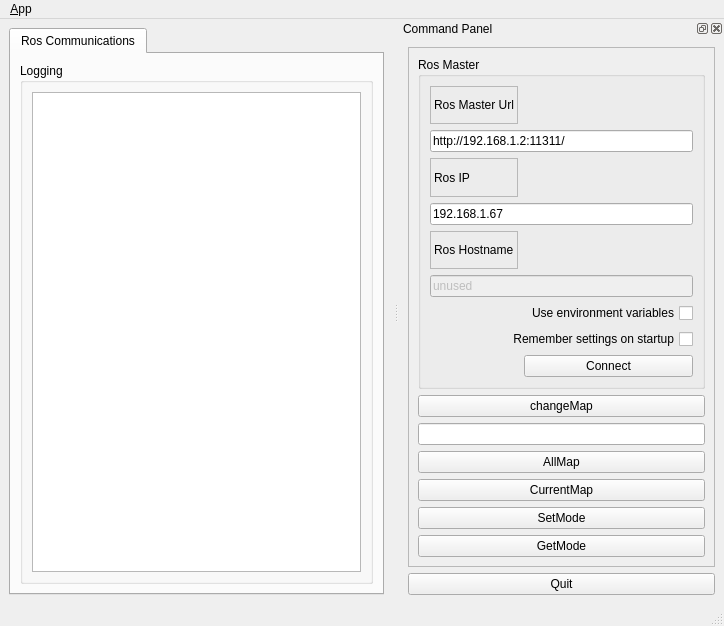
<?xml version="1.0" encoding="UTF-8"?>
<ui version="4.0">
 <class>MainWindowDesign</class>
 <widget class="QMainWindow" name="MainWindowDesign">
  <property name="geometry">
   <rect>
    <x>0</x>
    <y>0</y>
    <width>724</width>
    <height>626</height>
   </rect>
  </property>
  <property name="windowTitle">
   <string>QRosApp</string>
  </property>
  <property name="windowIcon">
   <iconset resource="../resources/images.qrc">
    <normaloff>:/images/icon.png</normaloff>:/images/icon.png</iconset>
  </property>
  <property name="locale">
   <locale language="English" country="Australia"/>
  </property>
  <widget class="QWidget" name="centralwidget">
   <layout class="QHBoxLayout">
    <item>
     <widget class="QTabWidget" name="tab_manager">
      <property name="minimumSize">
       <size>
        <width>100</width>
        <height>0</height>
       </size>
      </property>
      <property name="locale">
       <locale language="English" country="Australia"/>
      </property>
      <property name="currentIndex">
       <number>0</number>
      </property>
      <widget class="QWidget" name="tab_status">
       <attribute name="title">
        <string>Ros Communications</string>
       </attribute>
       <layout class="QVBoxLayout" name="verticalLayout_2">
        <item>
         <widget class="QGroupBox" name="groupBox_12">
          <property name="sizePolicy">
           <sizepolicy hsizetype="MinimumExpanding" vsizetype="Preferred">
            <horstretch>0</horstretch>
            <verstretch>0</verstretch>
           </sizepolicy>
          </property>
          <property name="title">
           <string>Logging</string>
          </property>
          <layout class="QGridLayout" name="gridLayout_3">
           <item row="0" column="0">
            <widget class="QListView" name="view_logging"/>
           </item>
          </layout>
         </widget>
        </item>
       </layout>
      </widget>
     </widget>
    </item>
   </layout>
  </widget>
  <widget class="QMenuBar" name="menubar">
   <property name="geometry">
    <rect>
     <x>0</x>
     <y>0</y>
     <width>724</width>
     <height>19</height>
    </rect>
   </property>
   <widget class="QMenu" name="menu_File">
    <property name="title">
     <string>&amp;App</string>
    </property>
    <addaction name="action_Preferences"/>
    <addaction name="separator"/>
    <addaction name="actionAbout"/>
    <addaction name="actionAbout_Qt"/>
    <addaction name="separator"/>
    <addaction name="action_Quit"/>
   </widget>
   <addaction name="menu_File"/>
  </widget>
  <widget class="QStatusBar" name="statusbar"/>
  <widget class="QDockWidget" name="dock_status">
   <property name="sizePolicy">
    <sizepolicy hsizetype="Minimum" vsizetype="Preferred">
     <horstretch>0</horstretch>
     <verstretch>0</verstretch>
    </sizepolicy>
   </property>
   <property name="minimumSize">
    <size>
     <width>325</width>
     <height>518</height>
    </size>
   </property>
   <property name="allowedAreas">
    <set>Qt::RightDockWidgetArea</set>
   </property>
   <property name="windowTitle">
    <string>Command Panel</string>
   </property>
   <attribute name="dockWidgetArea">
    <number>2</number>
   </attribute>
   <widget class="QWidget" name="dockWidgetContents_2">
    <layout class="QVBoxLayout" name="verticalLayout">
     <item>
      <widget class="QFrame" name="frame">
       <property name="sizePolicy">
        <sizepolicy hsizetype="Minimum" vsizetype="Preferred">
         <horstretch>0</horstretch>
         <verstretch>0</verstretch>
        </sizepolicy>
       </property>
       <property name="frameShape">
        <enum>QFrame::StyledPanel</enum>
       </property>
       <property name="frameShadow">
        <enum>QFrame::Raised</enum>
       </property>
       <layout class="QVBoxLayout" name="verticalLayout_3">
        <item>
         <widget class="QGroupBox" name="groupBox">
          <property name="title">
           <string>Ros Master</string>
          </property>
          <layout class="QGridLayout" name="gridLayout">
           <item row="0" column="0">
            <widget class="QLabel" name="label">
             <property name="frameShape">
              <enum>QFrame::StyledPanel</enum>
             </property>
             <property name="frameShadow">
              <enum>QFrame::Raised</enum>
             </property>
             <property name="text">
              <string>Ros Master Url</string>
             </property>
            </widget>
           </item>
           <item row="1" column="0" colspan="2">
            <widget class="QLineEdit" name="line_edit_master">
             <property name="text">
              <string>http://192.168.1.2:11311/</string>
             </property>
            </widget>
           </item>
           <item row="2" column="0">
            <widget class="QLabel" name="label_2">
             <property name="frameShape">
              <enum>QFrame::StyledPanel</enum>
             </property>
             <property name="frameShadow">
              <enum>QFrame::Raised</enum>
             </property>
             <property name="text">
              <string>Ros IP</string>
             </property>
            </widget>
           </item>
           <item row="3" column="0" colspan="2">
            <widget class="QLineEdit" name="line_edit_host">
             <property name="text">
              <string>192.168.1.67</string>
             </property>
            </widget>
           </item>
           <item row="4" column="0">
            <widget class="QLabel" name="label_3">
             <property name="frameShape">
              <enum>QFrame::StyledPanel</enum>
             </property>
             <property name="frameShadow">
              <enum>QFrame::Raised</enum>
             </property>
             <property name="text">
              <string>Ros Hostname</string>
             </property>
            </widget>
           </item>
           <item row="5" column="0" colspan="2">
            <widget class="QLineEdit" name="line_edit_topic">
             <property name="enabled">
              <bool>false</bool>
             </property>
             <property name="text">
              <string>unused</string>
             </property>
            </widget>
           </item>
           <item row="6" column="0" colspan="2">
            <widget class="QCheckBox" name="checkbox_use_environment">
             <property name="layoutDirection">
              <enum>Qt::RightToLeft</enum>
             </property>
             <property name="text">
              <string>Use environment variables</string>
             </property>
            </widget>
           </item>
           <item row="7" column="0" colspan="2">
            <widget class="QCheckBox" name="checkbox_remember_settings">
             <property name="layoutDirection">
              <enum>Qt::RightToLeft</enum>
             </property>
             <property name="text">
              <string>Remember settings on startup</string>
             </property>
            </widget>
           </item>
           <item row="8" column="1">
            <widget class="QPushButton" name="button_connect">
             <property name="enabled">
              <bool>true</bool>
             </property>
             <property name="sizePolicy">
              <sizepolicy hsizetype="MinimumExpanding" vsizetype="Fixed">
               <horstretch>0</horstretch>
               <verstretch>0</verstretch>
              </sizepolicy>
             </property>
             <property name="toolTip">
              <string>Set the target to the current joint trajectory state.</string>
             </property>
             <property name="statusTip">
              <string>Clear all waypoints and set the target to the current joint trajectory state.</string>
             </property>
             <property name="text">
              <string>Connect</string>
             </property>
            </widget>
           </item>
          </layout>
         </widget>
        </item>
        <item>
         <widget class="QPushButton" name="Button_changeMap">
          <property name="text">
           <string>changeMap</string>
          </property>
         </widget>
        </item>
        <item>
         <widget class="QLineEdit" name="lineEdit_change_map"/>
        </item>
        <item>
         <widget class="QPushButton" name="Button_GetAllMap">
          <property name="text">
           <string>AllMap</string>
          </property>
         </widget>
        </item>
        <item>
         <widget class="QPushButton" name="Button_CurrentMap">
          <property name="text">
           <string>CurrentMap</string>
          </property>
         </widget>
        </item>
        <item>
         <widget class="QPushButton" name="Button_SetMode">
          <property name="text">
           <string>SetMode</string>
          </property>
         </widget>
        </item>
        <item>
         <widget class="QPushButton" name="Buttom_Getmode">
          <property name="text">
           <string>GetMode</string>
          </property>
         </widget>
        </item>
       </layout>
      </widget>
     </item>
     <item>
      <widget class="QPushButton" name="quit_button">
       <property name="sizePolicy">
        <sizepolicy hsizetype="MinimumExpanding" vsizetype="Fixed">
         <horstretch>0</horstretch>
         <verstretch>0</verstretch>
        </sizepolicy>
       </property>
       <property name="text">
        <string>Quit</string>
       </property>
      </widget>
     </item>
    </layout>
   </widget>
  </widget>
  <action name="action_Quit">
   <property name="text">
    <string>&amp;Quit</string>
   </property>
   <property name="shortcut">
    <string>Ctrl+Q</string>
   </property>
   <property name="shortcutContext">
    <enum>Qt::ApplicationShortcut</enum>
   </property>
  </action>
  <action name="action_Preferences">
   <property name="text">
    <string>&amp;Preferences</string>
   </property>
  </action>
  <action name="actionAbout">
   <property name="text">
    <string>&amp;About</string>
   </property>
  </action>
  <action name="actionAbout_Qt">
   <property name="text">
    <string>About &amp;Qt</string>
   </property>
  </action>
 </widget>
 <resources>
  <include location="../resources/images.qrc"/>
 </resources>
 <connections>
  <connection>
   <sender>action_Quit</sender>
   <signal>triggered()</signal>
   <receiver>MainWindowDesign</receiver>
   <slot>close()</slot>
   <hints>
    <hint type="sourcelabel">
     <x>-1</x>
     <y>-1</y>
    </hint>
    <hint type="destinationlabel">
     <x>399</x>
     <y>299</y>
    </hint>
   </hints>
  </connection>
  <connection>
   <sender>quit_button</sender>
   <signal>clicked()</signal>
   <receiver>MainWindowDesign</receiver>
   <slot>close()</slot>
   <hints>
    <hint type="sourcelabel">
     <x>859</x>
     <y>552</y>
    </hint>
    <hint type="destinationlabel">
     <x>469</x>
     <y>299</y>
    </hint>
   </hints>
  </connection>
 </connections>
</ui>
